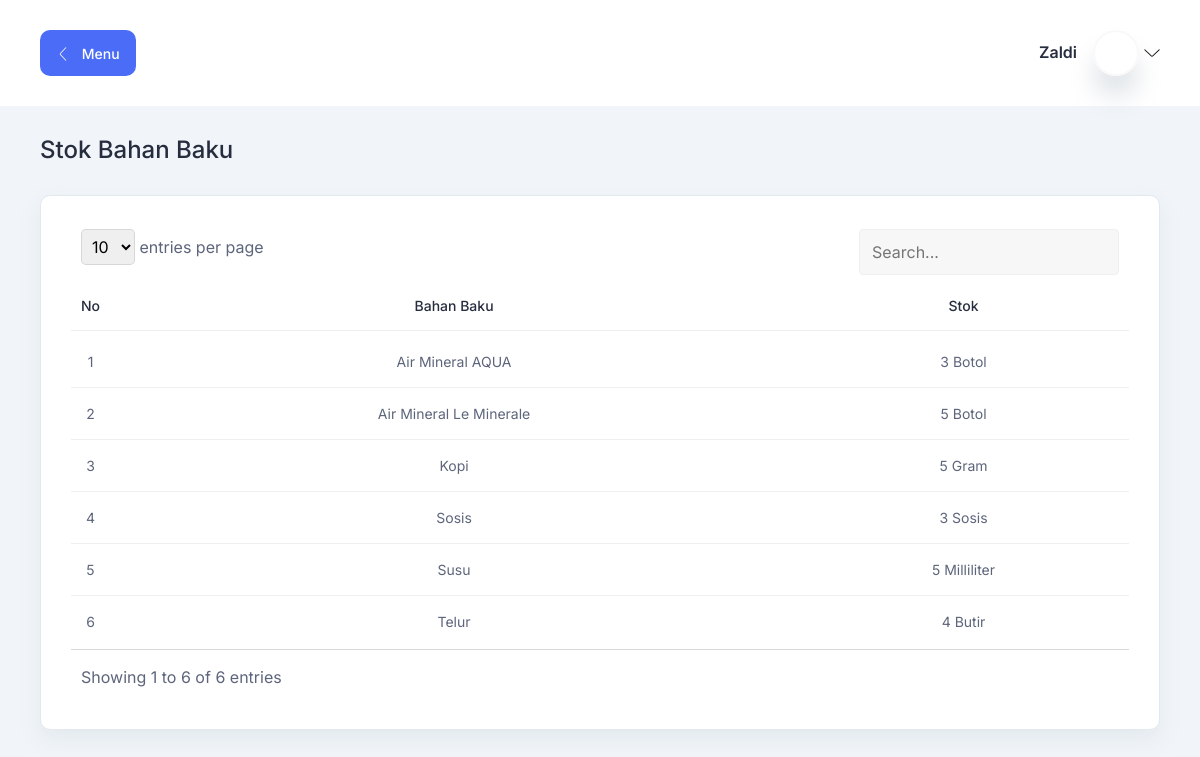
The app's page /index.php?h=stok_bahan_baku (signed in) with its own data.
### tables this page shows
CREATE TABLE `bahan_baku`(
    `id` BIGINT UNSIGNED AUTO_INCREMENT,
    `nama` VARCHAR(255) UNIQUE,
    `satuan` VARCHAR(255),
    PRIMARY KEY(`id`)
);

### halaman/stok_bahan_baku/index.php (the view, shortened to what this page needs)
<section class="table-components">
    <div class="container-fluid">
        <div class="title-wrapper pt-30">
            <div class="row align-items-center">
                <div class="col">
                    <div class="title mb-30">
                        <h3>Stok Bahan Baku</h3>
                    </div>
                </div>
            </div>
        </div>
        <div class="tables-wrapper">
            <div class="row">
                <div class="col-lg-12">
                    <div class="card-style mb-30">
                        <div class="table-responsive">
                            <table id="table" class="table">
                                <thead>
                                    <tr>
                                        <th class="text-center fit">
                                            <h6>No</h6>
                                        </th>
                                        <th class="text-center">
                                            <h6>Bahan Baku</h6>
                                        </th>
                                        <th class="text-center">
                                            <h6>Stok</h6>
                                        </th>
                                    </tr>
                                </thead>
                                <?php
                                $q = "
                                SELECT
                                    bb.*,
                                    (
                                        (
                                            SELECT
                                                IFNULL(SUM(p.jumlah), 0)
                                            FROM
                                                penyuplaian p
                                            INNER JOIN
                                                pemasok_bahan_baku pbb
                                            ON
                                                pbb.id=p.id_pemasok_bahan_baku
                                            WHERE
                                                pbb.id_bahan_baku=bb.id
                                        )
                                        -
                                        (
                                            SELECT
                                                IFNULL(SUM(bbd.jumlah * dp.jumlah), 0)
                                            FROM
                                                detail_penjualan dp
                                            INNER JOIN
                                                bahan_baku_digunakan bbd
                                            ON
                                                dp.id=bbd.id_detail_penjualan
                                            WHERE
                                                bbd.id_bahan_baku=bb.id
                                        )
                                    ) jumlah
                                FROM
                                    bahan_baku bb
                                ORDER BY
                                    bb.nama;
                                ";
                                $result = $conn->query($q);
                                $no = 1;
                                ?>
                                <tbody>
                                    <?php if ($result->num_rows) : ?>
                                        <?php while ($row = $result->fetch_assoc()) : ?>
                                            <tr>
                                                <td class="text-center fit">
                                                    <p><?= $no++; ?></p>
                                                </td>
                                                <td class="text-center">
                                                    <p><?= $row['nama']; ?></p>
                                                </td>
                                                <td class="text-center">
                                                    <p><?= $row['jumlah']; ?> <?= $row['satuan']; ?></p>
                                                </td>
                                            </tr>
                                        <?php endwhile; ?>
                                    <?php else : ?>
                                        <tr>
                                            <td class="text-center" colspan="3">Data Kosong</td>
                                        </tr>
                                    <?php endif; ?>
                                </tbody>
                            </table>
                        </div>
                    </div>
                </div>
            </div>
        </div>
    </div>
</section>

### assets/css/fullcalendar.css (style rules this page uses)
:root { --fc-daygrid-event-dot-width: 8px; }
:root { --fc-list-event-dot-width: 10px; --fc-list-event-hover-bg-color: #f5f5f5; }

### assets/css/datatable.css (style rules this page uses)
.dataTable-table { max-width: 100%; width: 100%; border-spacing: 0; border-collapse: separate; }
.dataTable-table > tbody > tr > td, .dataTable-table > tbody > tr > th, .dataTable-table > tfoot > tr > td, .dataTable-table > tfoot > tr > th, .dataTable-table > thead > tr > td, .dataTable-table > thead > tr > th { vertical-align: top; padding: 8px 10px; }
.dataTable-table > thead > tr > th { vertical-align: bottom; text-align: left; border-bottom: 1px solid #d9d9d9; }
.dataTable-table th { vertical-align: bottom; text-align: left; }

### index.php (style rules this page uses)
.fit { width: 1%; white-space: nowrap; }

### records on screen
bahan_baku: nama "Air Mineral AQUA", jumlah "3", satuan "Botol"
bahan_baku: nama "Air Mineral Le Minerale", jumlah "5", satuan "Botol"
bahan_baku: nama "Kopi", jumlah "5", satuan "Gram"
bahan_baku: nama "Sosis", jumlah "3", satuan "Sosis"
bahan_baku: nama "Susu", jumlah "5", satuan "Milliliter"
bahan_baku: nama "Telur", jumlah "4", satuan "Butir"

### other values on screen
$_SESSION['user']['nama'] "Zaldi"
